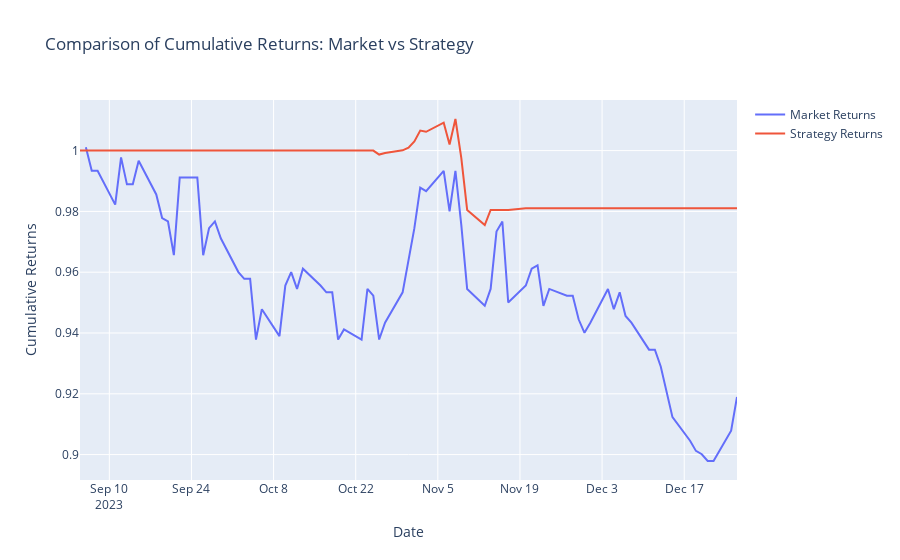

Here is the notebook cell this chart was saved with:
### Code cell
backtest = CommonBacktest.backtest_ext(data, 100000000, 100)
